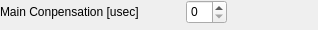
      <widget class="ExpanderWidget" name="expanderwidget_3">
       <property name="sizePolicy">
        <sizepolicy hsizetype="Fixed" vsizetype="Preferred">
         <horstretch>0</horstretch>
         <verstretch>0</verstretch>
        </sizepolicy>
       </property>
       <property name="minimumSize">
        <size>
         <width>318</width>
         <height>0</height>
        </size>
       </property>
       <property name="maximumSize">
        <size>
         <width>318</width>
         <height>150</height>
        </size>
       </property>
       <property name="expanderTitle">
        <string>Phase Advance</string>
       </property>
       <property name="isExpanded" stdset="0">
        <bool>true</bool>
       </property>
       <widget class="QWidget" name="page_3">
        <layout class="QGridLayout" name="gridLayout_5">
         <item row="0" column="0">
          <layout class="QVBoxLayout" name="verticalLayout_10">
           <item>
            <layout class="QHBoxLayout" name="horizontalLayout_35">
             <item>
              <widget class="QLabel" name="label_31">
               <property name="minimumSize">
                <size>
                 <width>180</width>
                 <height>0</height>
                </size>
               </property>
               <property name="text">
                <string>Main Conpensation [usec]</string>
               </property>
              </widget>
             </item>
             <item>
              <widget class="QSpinBox" name="spinBox_4">
               <property name="minimumSize">
                <size>
                 <width>0</width>
                 <height>24</height>
                </size>
               </property>
               <property name="maximumSize">
                <size>
                 <width>100</width>
                 <height>16777215</height>
                </size>
               </property>
              </widget>
             </item>
            </layout>
           </item>
           <item>
            <layout class="QHBoxLayout" name="horizontalLayout_36">
             <item>
              <widget class="QLabel" name="label_32">
               <property name="minimumSize">
                <size>
                 <width>180</width>
                 <height>0</height>
                </size>
               </property>
               <property name="text">
                <string>Secondary Conpensation [usec]</string>
               </property>
              </widget>
             </item>
             <item>
              <widget class="QSpinBox" name="spinBox_5">
               <property name="minimumSize">
                <size>
                 <width>0</width>
                 <height>24</height>
                </size>
               </property>
               <property name="maximumSize">
                <size>
                 <width>100</width>
                 <height>16777215</height>
                </size>
               </property>
              </widget>
             </item>
            </layout>
           </item>
           <item>
            <layout class="QHBoxLayout" name="horizontalLayout_37">
             <item>
              <widget class="QPushButton" name="pushButton_12">
               <property name="sizePolicy">
                <sizepolicy hsizetype="Fixed" vsizetype="Fixed">
                 <horstretch>0</horstretch>
                 <verstretch>0</verstretch>
                </sizepolicy>
               </property>
               <property name="minimumSize">
                <size>
                 <width>130</width>
                 <height>24</height>
                </size>
               </property>
               <property name="maximumSize">
                <size>
                 <width>200</width>
                 <height>16777215</height>
                </size>
               </property>
               <property name="text">
                <string>Reset To Default</string>
               </property>
              </widget>
             </item>
             <item>
              <spacer name="horizontalSpacer_8">
               <property name="orientation">
                <enum>Qt::Orientation::Horizontal</enum>
               </property>
               <property name="sizeHint" stdset="0">
                <size>
                 <width>40</width>
                 <height>20</height>
                </size>
               </property>
              </spacer>
             </item>
            </layout>
           </item>
          </layout>
         </item>
        </layout>
       </widget>
      </widget>
